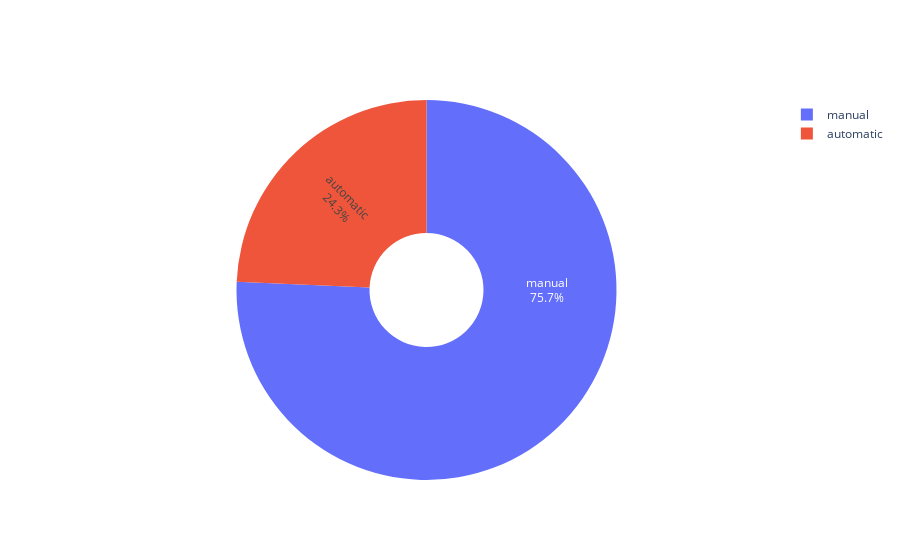

The notebook cell saved with this chart:
### Code cell
data_pie = df['transmission'].value_counts()

fig = go.Figure(data=[go.Pie(labels=data_pie.index, values=data_pie.tolist(), textinfo='label+percent',insidetextorientation='radial')])

fig.update_traces(hole=.3, hoverinfo="label+percent+name")

### Figure 1 — Plotly figure (JSON) as saved in the notebook; plotly's stock layout.template omitted (floating-point values rounded to 4 significant figures)
{"data": [{"hole": 0.3, "hoverinfo": "label+percent+name", "insidetextorientation": "radial", "labels": ["manual", "automatic"], "textinfo": "label+percent", "type": "pie", "values": [1753, 563]}], "layout": {}}
